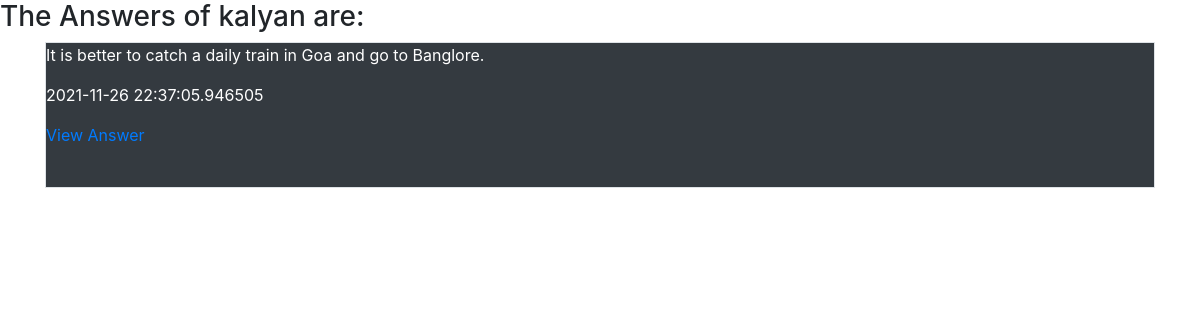
/profile/Answer/2 (signed in), run on the app's committed database.
### tables this page shows
CREATE TABLE User(
    user_id     INTEGER PRIMARY KEY autoincrement,
    User_name   varchar(20),
    Password    blob(50),
    Salt        blob(8),
    Email       varchar(40),
    LastLogin   Text);

CREATE TABLE Answer(
    A_id        INTEGER PRIMARY KEY autoincrement,
    Q_id        int not null,
    user_id     int not null,
    A_Text      varchar(500),
    Upvote_count    int default 0,
    Downvote_count  int default 0,
    Date        Text,
    Anonymous   int default 0);

### app.py (the view)
@app.route('/profile/Answer/<int:user_id>')
def UserAnswerList(user_id):
    Aut=[]
    Aut.append(session['UserId']==user_id)
    Aut.append(GetUserName(user_id))
    return render_template('UserAnswerList.html',Answers=GetUserAns(user_id),Aut=Aut)

### Sql_Querries.py (called while the page is built)
def GetUserName(U_Id):
    conn=sqlite3.connect('quora.db')
    cur=conn.cursor()
    cur.execute("Select User_name from User where user_id=?",(U_Id,))
    res=cur.fetchone()
    conn.close()
    return res[0]

def GetUserAns(U_id):
    conn = sqlite3.connect('quora.db')
    cur = conn.cursor()
    cur.execute("select A_id,Q_id,A_text,Date from Answer where user_id=? order by Date Desc",(U_id,))
    data = cur.fetchall()
    conn.close()
    return(data)

### templates/UserAnswerList.html
{% extends "Base.html" %}
{% block Body %}
{%if Aut[0] %}
    <h3> My Answers are: </h3>
{% else %}
    <h3> The Answers of {{Aut[1]}} are: </h3>
{% endif %}
<div class="container">
    {% for Ans in Answers %}
    <div class="border bg-dark text-white">
        <p>{{Ans[2]}}</p>
        <p>{{Ans[3]}}</p>
        <p><a href="/Answer/{{Ans[0]}}">View Answer</a></p>
        <br>
    </div>
    {% endfor %}
</div>
{% endblock Body %}

### data on the page
User: User_name "kalyan"
Answer: A_Text "It is better to catch a daily train in Goa and go to Banglore.", Date "2021-11-26 22:37:05.946505"
